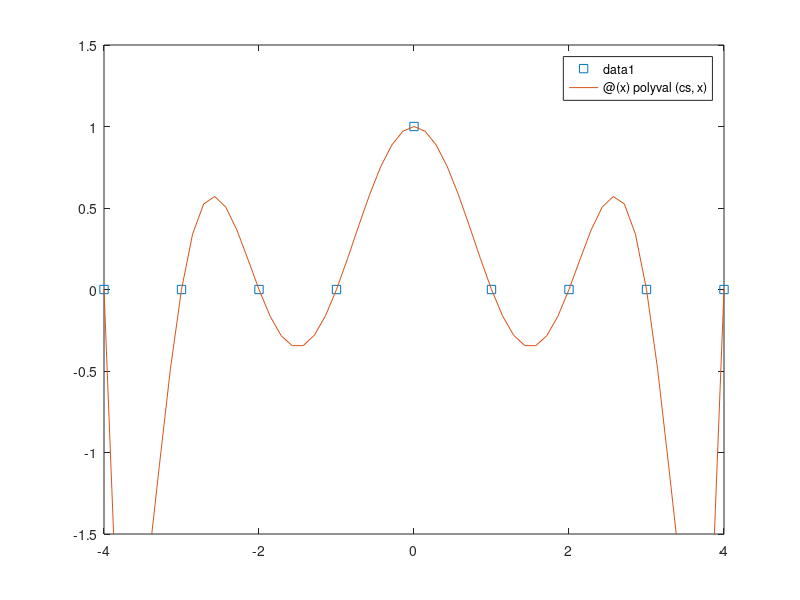

Write the MATLAB code that produced this figure.
% Problem:  Lagrange basis for spike
% Topic:    Polynomial Interpolation (3) / Slide 45/73
% Author:   M. Boussé, P. Collins
% Version:  13/04/2022

clear variables; close all; clc;

%% define points

m = 4;
n = 2*m;                % degree
xs = [-m:m];
ys = zeros(1,n+1);
ys(m+1) = 1;

figure, plot(xs,ys,'s'),
axis([-m-0.5 m+0.5 -1.5 1.5])

%% compute fit in Lagrange basis

cs = polyfit(xs,ys,n);
p = @(x) polyval(cs,x);

p(xs) % seems about right

%% plot polynomial

hold on, fplot(p,[-m,m]), hold off;
